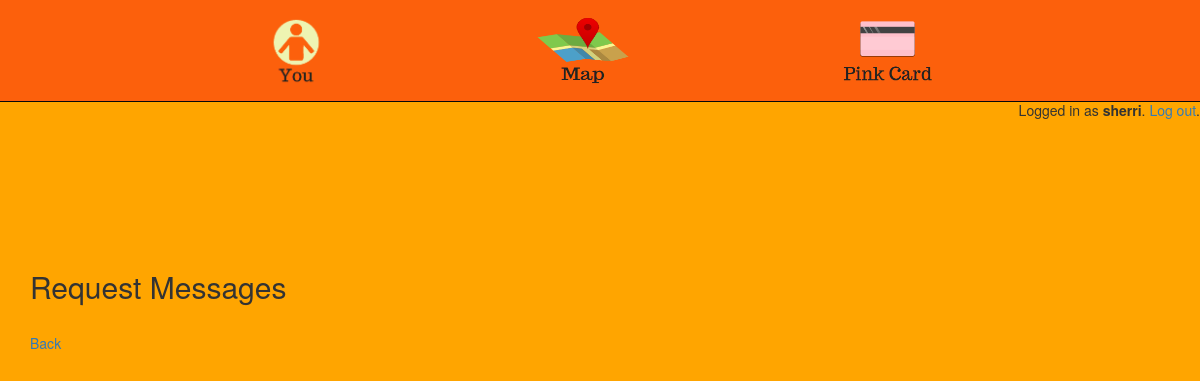
/students/transfer/requestmessages/ (signed in), run on an earlier commit of the app's database.
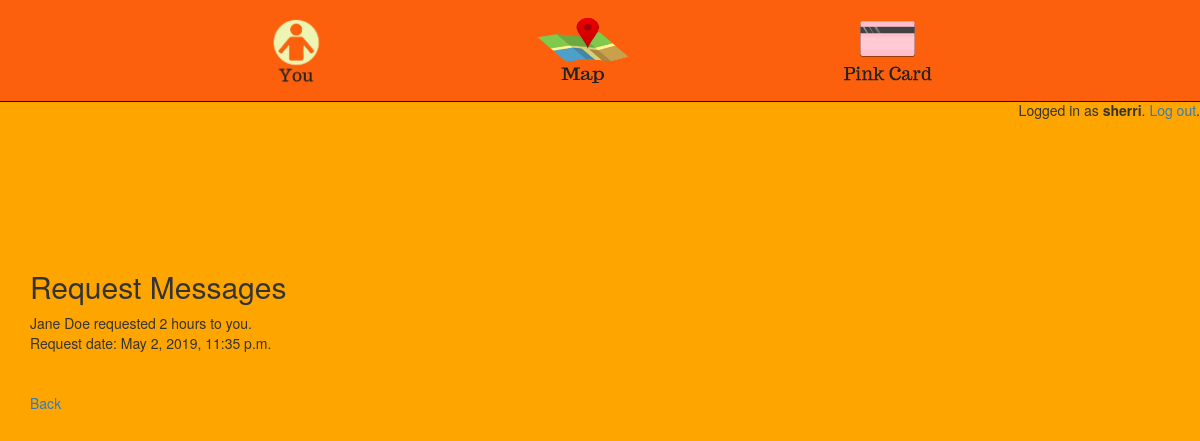
And on a later commit of the database.
### pinkcard/models.py (models this page shows)
class RequestMessage(models.Model):
	sender = models.ForeignKey(User, on_delete=models.CASCADE, null=True, related_name='sender_notification')
	recipient = models.ForeignKey(User, on_delete=models.CASCADE, related_name='recipient_notification')
	request_message = models.TextField()
	sent_date = models.DateTimeField(auto_now_add=True)
	def __str__(self):
		return self.request_message

### pinkcard/views/students.py (the view)
# urls.py: path('transfer/requestmessages/',students.RequestMessages, name='requestmessages'),
def RequestMessages(request):
	template = 'pinkcard/students/requestmessages.html'
	context = {}
	context['messages'] = RequestMessage.objects.filter(recipient = request.user)
	print(context['messages'])
	return render(request, template, context)

### pinkcard/templates/pinkcard/students/requestmessages.html
{% extends 'base.html' %}
{% block content %}
	<br>
	<br>
	<br>
	<br>
	<br>
	<br>
	<h2>Request Messages</h2>
	{% for rm in messages %}
		{{rm.request_message}}
		<br>
		Request date: {{rm.sent_date}}
		<br>
		<br>
	{% endfor %}
	<br>
	<a href="{% url 'students:transfer' %}">Back</a>
{% endblock content %}

What changed in the data, as far as the page shows it:
added RequestMessage: request_message "Jane Doe requested 2 hours to you.", sent_date "May 2, 2019, 11:35 p.m."
